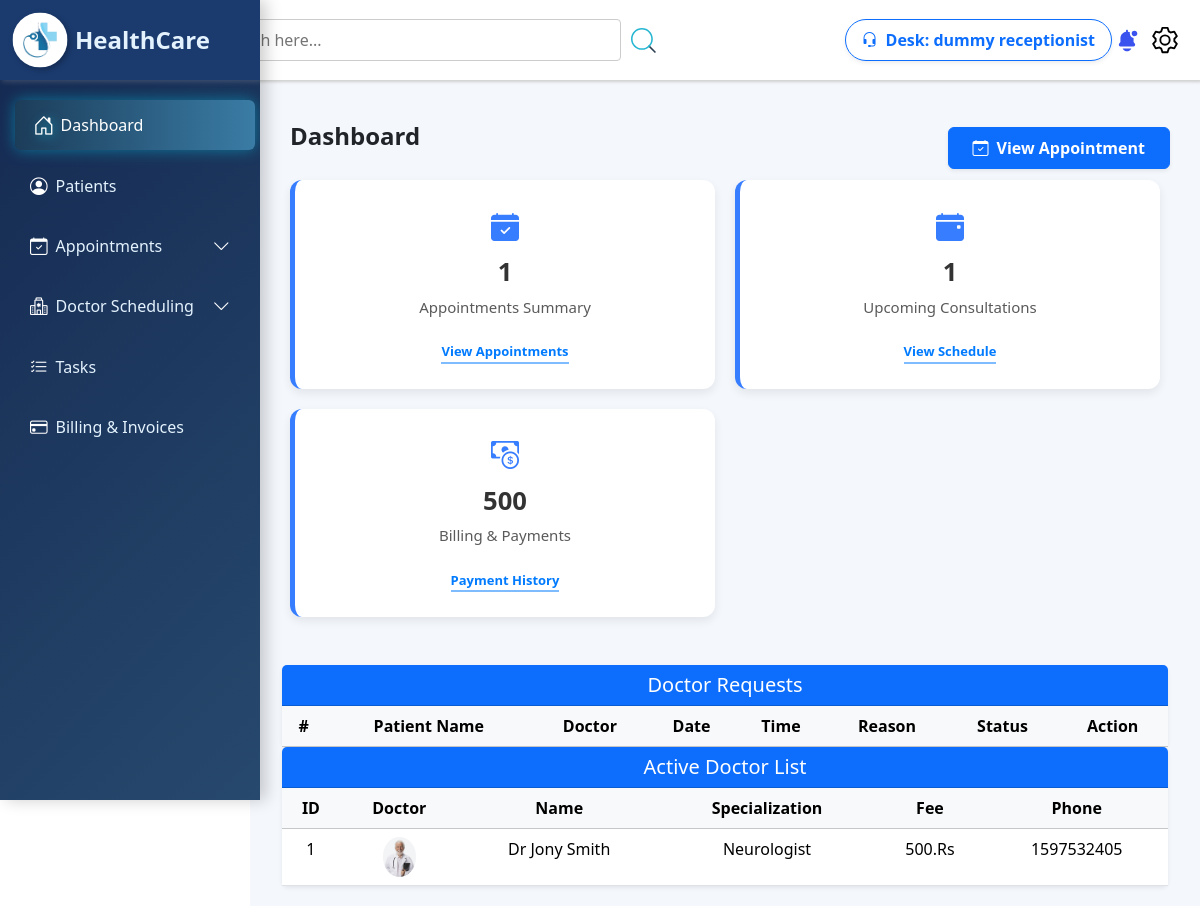
/Healthcare_manage/receptionist/Dashboard.php (signed in), run on the app's committed database.
### tables this page shows
CREATE TABLE `receptionist` (
  `rid` int(5) NOT NULL,
  `name` varchar(100) NOT NULL,
  `dob` date NOT NULL,
  `gender` varchar(10) NOT NULL,
  `hire_dt` datetime NOT NULL DEFAULT current_timestamp(),
  `email` varchar(255) NOT NULL,
  `contact` decimal(10,0) NOT NULL,
  `username` varchar(100) NOT NULL,
  `password` varchar(255) NOT NULL,
  `status` varchar(10) NOT NULL DEFAULT 'Active'
);

CREATE TABLE `doctors` (
  `doctor_id` int(5) NOT NULL,
  `doctor_name` varchar(50) NOT NULL,
  `specilization` varchar(100) NOT NULL,
  `consultancy_fee` decimal(5,0) NOT NULL,
  `dob` date NOT NULL,
  `gender` varchar(50) NOT NULL,
  `address` varchar(255) NOT NULL,
  `email` varchar(255) NOT NULL,
  `contact` decimal(10,0) NOT NULL,
  `username` varchar(50) NOT NULL,
  `password` varchar(255) NOT NULL,
  `photo` varchar(255) NOT NULL,
  `status` varchar(50) NOT NULL DEFAULT 'Active',
  `create_at` datetime NOT NULL DEFAULT current_timestamp()
);

### Healthcare_manage/receptionist/Dashboard.php (the view, shortened to what this page needs)
<!DOCTYPE html>
<html lang="en">
<head>
    <link rel="stylesheet" href="./style/dashboard.css">
    <link rel="stylesheet" href="https://cdn.datatables.net/1.11.5/css/jquery.dataTables.min.css" />
    <link rel="stylesheet" href="https://cdn.datatables.net/2.2.2/css/dataTables.dataTables.css" />
    <link href="https://cdn.jsdelivr.net/npm/bootstrap@5.3.3/dist/css/bootstrap.min.css" rel="stylesheet"
>
    <link rel="stylesheet" href="https://cdn.jsdelivr.net/npm/bootstrap-icons/font/bootstrap-icons.css">
</head>
<body>
    <?php
    include_once("Navbar.php");
    include_once("admin_header.php");
    $conn = connection();
    $Q1 = mysqli_query($conn, "SELECT * FROM appointments");
    $total_appointments = mysqli_num_rows($Q1);
    $Q3 = mysqli_query($conn, "SELECT * FROM appointments WHERE appointment_date >= CURDATE() ORDER BY appointment_date ASC");
    $number_of_upcoming = mysqli_num_rows($Q3);
    $Q5 = mysqli_query($conn, "SELECT SUM(amount) AS total_amount FROM payments WHERE `status` = 'PAID'");
    $payment = mysqli_fetch_assoc($Q5);
    $number_of_amount = $payment["total_amount"];
    ?>
    <div class="content">
        <div class="header-list">
            <div class="left">
                <h4 class="fw-bold">Dashboard</h4>
            </div>
            <div class="right">
                <div class="text-center mt-3">
                    <form action="./ViewAppointment.php" method="post">
                        <button type="submit" class="btn btn-primary d-flex align-items-center px-4 py-2 fw-semibold shadow-sm">
                            <i class="bi bi-calendar-check me-2"></i> View Appointment
                        </button>
                    </form>
                </div>
            </div>
        </div>
        <div class="info-container">
            <div class="info-box">
                <div class="info-icon">
                    <i class="bi bi-calendar-check-fill fs-3"></i>
                </div>
                <div class="info-details">
                    <h3><?= $total_appointments ?> </h3>
                    <p>Appointments Summary</p>
                </div>
                <a href="./ViewAppointment.php" class="view-details">View Appointments</a>
            </div>
            <div class="info-box">
                <div class="info-icon">
                    <i class="bi bi-calendar-event-fill fs-3"></i>
                </div>
                <div class="info-details">
                    <h3><?= $number_of_upcoming ?></h3>
                    <p>Upcoming Consultations</p>
                </div>
                <a href="./UpcomingAppointment.php" class="view-details">View Schedule</a>
            </div>
            <div class="info-box">
                <div class="info-icon">
                    <i class="bi bi-cash-coin fs-3"></i>
                </div>
                <div class="info-details">
                    <h3><?= $number_of_amount ?></h3>
                    <p>Billing & Payments</p>
                </div>
                <a href="./Payment.php" class="view-details">Payment History</a>
            </div>
        </div>
        <div id="tables" class="container mt-5">
            <div class="card shadow-sm border-0 rounded">
                <div class="card-header bg-primary text-white">
                    <h5 class="mb-0 text-center">Doctor Requests</h5>
                </div>
                <div class="card-body p-0 overflow-auto">
                    <table class="table table-hover mb-0" id="myTable">
                        <thead class="table-light text-center">
                            <tr>
                                <th class="text-center">#</th>
                                <th class="text-center">Patient Name</th>
                                <th class="text-center">Doctor</th>
                                <th class="text-center">Date</th>
                                <th class="text-center">Time</th>
                                <th class="text-center">Reason</th>
                                <th class="text-center">Status</th>
                                <th class="text-center">Action</th>
                            </tr>
                        </thead>
                    </table>
                </div>
            </div>
            <div class="card shadow-sm border-0 rounded">
                <div class="card-header bg-primary text-white">
                    <h5 class="mb-0 text-center">Active Doctor List</h5>
                </div>
                <div class="card-body p-0 overflow-auto">
                    <table class="table table-hover mb-0" id="myTable1">
                        <thead class="table-light text-center">
                            <tr>
                                <th class="text-center">ID</th>
                                <th class="text-center">Doctor</th>
                                <th class="text-center">Name</th>
                                <th class="text-center">Specialization</th>
                                <th class="text-center">Fee</th>
                                <th class="text-center">Phone</th>
                            </tr>
                        </thead>
                        <tbody class="text-center">
                            <?php
                            $Q2 = mysqli_query($conn, "SELECT * FROM doctors WHERE `status` = 'Active'");
                            while ($doctor = mysqli_fetch_assoc($Q2)) {
                            ?>
                                <tr>
                                    <td class="text-center"><?= $doctor["doctor_id"] ?></td>
                                    <td class="text-center"><img src="./../assets/doctorphotos/<?php echo $doctor["photo"] ?>" class="rounded-circle" height="40" /></td>
                                    <td class="text-center"><?php echo $doctor["doctor_name"] ?></td>
                                    <td class="text-center"><?php echo $doctor["specilization"] ?></td>
                                    <td class="text-center"><?php echo $doctor["consultancy_fee"] . ".Rs" ?></td>
                                    <td class="text-center"><?php echo $doctor["contact"] ?></td>
                                </tr>
                            <?php } ?>
                        </tbody>
                    </table>
                </div>
            </div>
        </div>
    </div>
</body>
</html>

### Healthcare_manage/receptionist/admin_header.php (shortened to what this page needs)
<?php
$conn = connection();
$runame = $_SESSION['receptionist'];
$query2 = mysqli_query($conn, "SELECT * FROM receptionist where username='$runame'");
$receptionist = mysqli_fetch_assoc($query2);
?>
<!DOCTYPE html>
<html lang="en">
<head>
    <link href="https://cdn.jsdelivr.net/npm/bootstrap@5.3.3/dist/css/bootstrap.min.css" rel="stylesheet"
>
    <link rel="stylesheet" href="https://cdn.jsdelivr.net/npm/bootstrap-icons/font/bootstrap-icons.css">
</head>
<body>
    <div class="box">
        <div class="search-container">
            <input type="search" class="search-bar" id="search-bar" placeholder="Search here...">
            <img src="./../assets/images/search.svg" height="25" id="search-button">
        </div>
        <div class="d-flex align-items-center">
            <a class="btn btn-outline-primary d-flex align-items-center px-3 py-2 rounded-pill shadow-sm">
                <i class="bi bi-headset me-2"></i>
                <strong> Desk: <?= $receptionist["name"] ?></strong>
            </a>
        </div>
        <div class="icons d-flex align-items-center gap-2">
            <img src="./../assets/images/notification.svg" alt="Notification" class="icon" id="notification">
            <img src="./../assets/images/setting.svg" alt="Settings" class="icon" id="setting">
        </div>
    </div>
</body>
</html>

### Healthcare_manage/receptionist/style/Dashboard.css (style rules this page uses)
.content { margin-left: 250px; padding: 20px; overflow-x: hidden; background-color: #F4F7FC; }
.header-list { height: 10vh; width: 100%; display: flex; align-items: center; justify-content: space-between; padding: 30px 10px; }
.left, .right { align-items: center; }
.left { flex-grow: 1; padding: 10px; }
.right { display: flex; align-items: center; gap: 10px; }
.info-container { display: grid; grid-template-columns: repeat(auto-fit, minmax(280px, 1fr)); gap: 20px; padding: 0 20px; }
.info-container .info-box { background: #FFFFFF; border-radius: 12px; padding: 25px; text-align: center; box-shadow: 0 4px 10px rgba(0, 0, 0, 0.08); transition: all 0.3s ease-in-out; border-left: 5px solid #377DFF; position: relative; overflow: hidden; }
.info-container .info-box i { font-size: 2rem; color: #377DFF; transition: transform 0.3s ease-in-out, color 0.3s ease-in-out; display: block; margin-bottom: 10px; }
.info-container .info-box h3 { font-size: 1.6rem; color: #333; font-weight: 700; margin-bottom: 8px; }
.info-container .info-box p { font-size: 15px; font-weight: 500; color: #5A5A5A; }
.info-box .view-details { display: inline-block; margin-top: 8px; font-size: 13px; font-weight: bold; text-decoration: none; color: #007bff; border-bottom: 2px solid rgba(0, 123, 255, 0.5); transition: color 0.3s ease, border-bottom 0.3s ease; }
#tables { display: flex; flex-direction: column; height: auto; width: auto; }
table tbody tr:nth-child(odd) { background-color: #F8FAFF; }
th { background: #377DFF; color: white; font-weight: 600; }
th, td { padding: 12px; border: 1px solid #E1E9FF; text-align: left; }
.btn-primary { background: #377DFF; border: none; transition: all 0.3s ease-in-out; font-weight: bold; padding: 10px 20px; border-radius: 8px; }

### Healthcare_manage/receptionist/style/Navbar.css (style rules this page uses)
* { margin: 0; padding: 0; box-sizing: border-box; }

### Healthcare_manage/receptionist/admin_header.php (style rules this page uses)
.box { width: 100%; display: flex; justify-content: center; align-items: center; padding: 0 20px; background-color: #fff; height: 10vh; box-shadow: 2px 2px 3px rgb(206, 206, 206); }
.search-container { height: 100%; width: 100%; display: flex; justify-content: center; align-items: center; flex: 1; gap: 10px; min-width: 280px; }
.search-container #search-button { border: none; cursor: pointer; }
.search-bar { width: 50%; padding: 8px 10px; font-size: 16px; border: 1px solid #ccc; border-radius: 4px; outline: none; }
.icons { height: 100%; display: flex; justify-content: space-around; align-items: center; gap: 10px; flex-shrink: 0; }
.icon { width: 30px; height: 30px; cursor: pointer; }
.box { position: sticky; top: 0; z-index: 1; }

### data on the page
receptionist: name "dummy receptionist"
doctors: doctor_id "1", photo (picture), doctor_name "Dr Jony Smith", specilization "Neurologist", consultancy_fee "500", contact "1597532405"

### other printed values
$total_appointments "1"
$number_of_upcoming "1"
$number_of_amount "500"
